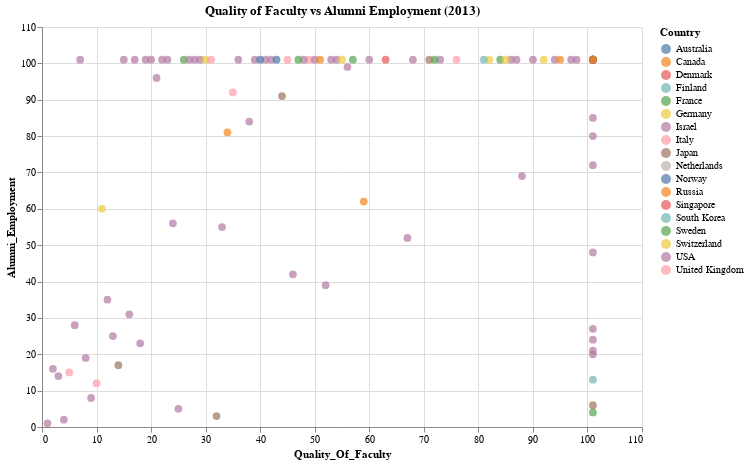

Notebook code cell kept with this figure:
### Markdown cell above
3.How can you use Altair to create a scatter plot
comparing the quality of faculty and alumni
employment for all universities in 2013?

### Code cell
import altair as alt

df_2013 = World_ranking_universities[World_ranking_universities['Year'] == 2013]

chart = alt.Chart(df_2013).mark_circle(size = 60).encode(
    x ='Quality_Of_Faculty',
    y ='Alumni_Employment' ,
    color='Country',          # optional: color by country
    tooltip=['Institution', 'Quality_Of_Faculty', 'Alumni_Employment', 'Country']
).properties(
    title='Quality of Faculty vs Alumni Employment (2013)',
    width=600,
    height=400
).interactive()

chart

### Figure 1 — Vega-Lite specification as saved in the notebook (floating-point values rounded to 4 significant figures)
{"config": {"view": {"continuousWidth": 300, "continuousHeight": 300}}, "data": {"name": "data-d91b79cb9b73e574a8ef2604bf9e1110"}, "mark": {"type": "circle", "size": 60}, "encoding": {"color": {"field": "Country", "type": "nominal"}, "tooltip": [{"field": "Institution", "type": "nominal"}, {"field": "Quality_Of_Faculty", "type": "quantitative"}, {"field": "Alumni_Employment", "type": "quantitative"}, {"field": "Country", "type": "nominal"}], "x": {"field": "Quality_Of_Faculty", "type": "quantitative"}, "y": {"field": "Alumni_Employment", "type": "quantitative"}}, "height": 400, "params": [{"name": "param_1", "select": {"type": "interval", "encodings": ["x", "y"]}, "bind": "scales"}], "title": "Quality of Faculty vs Alumni Employment (2013)", "width": 600, "$schema": "https://vega.github.io/schema/vega-lite/v5.20.1.json", "datasets": {"data-d91b79cb9b73e574a8ef2604bf9e1110": [{"World_Rank": 1, "Institution": "Harvard University", "Country": "USA", "National_Rank": 1, "Quality_Of_Education": 1, "Alumni_Employment": 1, "Quality_Of_Faculty": 1, "Publications": 1, "Influence": 1, "Citations": 1, "Broad_Impact": 496.7, "Patents": 7, "Score": 100.0, "Year": 2013}, {"World_Rank": 2, "Institution": "Stanford University", "Country": "USA", "National_Rank": 2, "Quality_Of_Education": 11, "Alumni_Employment": 2, "Quality_Of_Faculty": 4, "Publications": 6, "Influence": 2, "Citations": 2, "Broad_Impact": 496.7, "Patents": 11, "Score": 93.94, "Year": 2013}, {"World_Rank": 3, "Institution": "University of Oxford", "Country": "United Kingdom", "National_Rank": 1, "Quality_Of_Education": 7, "Alumni_Employment": 12, "Quality_Of_Faculty": 10, "Publications": 11, "Influence": 7, "Citations": 13, "Broad_Impact": 496.7, "Patents": 15, "Score": 92.54, "Year": 2013}, {"World_Rank": 4, "Institution": "Massachusetts Institute of Technology", "Country": "USA", "National_Rank": 3, "Quality_Of_Education": 2, "Alumni_Employment": 16, "Quality_Of_Faculty": 2, "Publications": 16, "Influence": 3, "Citations": 3, "Broad_Impact": 496.7, "Patents": 1, "Score": 91.45, "Year": 2013}, {"World_Rank": 5, "Institution": "University of Cambridge", "Country": "United Kingdom", "National_Rank": 2, "Quality_Of_Education": 3, "Alumni_Employment": 15, "Quality_Of_Faculty": 5, "Publications": 9, "Influence": 11, "Citations": 10, "Broad_Impact": 496.7, "Patents": 39, "Score": 90.24, "Year": 2013}, {"World_Rank": 6, "Institution": "Columbia University", "Country": "USA", "National_Rank": 4, "Quality_Of_Education": 13, "Alumni_Employment": 8, "Quality_Of_Faculty": 9, "Publications": 13, "Influence": 9, "Citations": 11, "Broad_Impact": 496.7, "Patents": 10, "Score": 88.21, "Year": 2013}, {"World_Rank": 7, "Institution": "University of California, Berkeley", "Country": "USA", "National_Rank": 5, "Quality_Of_Education": 6, "Alumni_Employment": 28, "Quality_Of_Faculty": 6, "Publications": 8, "Influence": 6, "Citations": 4, "Broad_Impact": 496.7, "Patents": 19, "Score": 85.07, "Year": 2013}, {"World_Rank": 8, "Institution": "Princeton University", "Country": "USA", "National_Rank": 6, "Quality_Of_Education": 4, "Alumni_Employment": 14, "Quality_Of_Faculty": 3, "Publications": 58, "Influence": 35, "Citations": 27, "Broad_Impact": 496.7, "Patents": 101, "Score": 82.17, "Year": 2013}, {"World_Rank": 9, "Institution": "University of Chicago", "Country": "USA", "National_Rank": 7, "Quality_Of_Education": 9, "Alumni_Employment": 19, "Quality_Of_Faculty": 8, "Publications": 37, "Influence": 21, "Citations": 30, "Broad_Impact": 496.7, "Patents": 101, "Score": 79.16, "Year": 2013}, {"World_Rank": 10, "Institution": "Yale University", "Country": "USA", "National_Rank": 8, "Quality_Of_Education": 10, "Alumni_Employment": 25, "Quality_Of_Faculty": 13, "Publications": 20, "Influence": 12, "Citations": 22, "Broad_Impact": 496.7, "Patents": 42, "Score": 78.83, "Year": 2013}, {"World_Rank": 11, "Institution": "California Institute of Technology", "Country": "USA", "National_Rank": 9, "Quality_Of_Education": 5, "Alumni_Employment": 101, "Quality_Of_Faculty": 7, "Publications": 38, "Influence": 24, "Citations": 25, "Broad_Impact": 496.7, "Patents": 17, "Score": 77.59, "Year": 2013}, {"World_Rank": 12, "Institution": "University of Pennsylvania", "Country": "USA", "National_Rank": 10, "Quality_Of_Education": 22, "Alumni_Employment": 5, "Quality_Of_Faculty": 25, "Publications": 10, "Influence": 10, "Citations": 9, "Broad_Impact": 496.7, "Patents": 14, "Score": 77.24, "Year": 2013}, {"World_Rank": 13, "Institution": "Cornell University", "Country": "USA", "National_Rank": 11, "Quality_Of_Education": 12, "Alumni_Employment": 23, "Quality_Of_Faculty": 18, "Publications": 21, "Influence": 19, "Citations": 15, "Broad_Impact": 496.7, "Patents": 7, "Score": 76.99, "Year": 2013}, {"World_Rank": 14, "Institution": "University of Tokyo", "Country": "Japan", "National_Rank": 1, "Quality_Of_Education": 17, "Alumni_Employment": 3, "Quality_Of_Faculty": 32, "Publications": 14, "Influence": 23, "Citations": 29, "Broad_Impact": 496.7, "Patents": 5, "Score": 76.23, "Year": 2013}, {"World_Rank": 15, "Institution": "Kyoto University", "Country": "Japan", "National_Rank": 2, "Quality_Of_Education": 32, "Alumni_Employment": 17, "Quality_Of_Faculty": 14, "Publications": 28, "Influence": 46, "Citations": 58, "Broad_Impact": 496.7, "Patents": 13, "Score": 69.46, "Year": 2013}, {"World_Rank": 16, "Institution": "University of California, Los Angeles", "Country": "USA", "National_Rank": 12, "Quality_Of_Education": 38, "Alumni_Employment": 35, "Quality_Of_Faculty": 12, "Publications": 5, "Influence": 15, "Citations": 6, "Broad_Impact": 496.7, "Patents": 12, "Score": 67.84, "Year": 2013}, {"World_Rank": 17, "Institution": "Johns Hopkins University", "Country": "USA", "National_Rank": 13, "Quality_Of_Education": 23, "Alumni_Employment": 96, "Quality_Of_Faculty": 21, "Publications": 4, "Influence": 5, "Citations": 7, "Broad_Impact": 496.7, "Patents": 2, "Score": 65.64, "Year": 2013}, {"World_Rank": 18, "Institution": "Swiss Federal Institute of Technology in Zurich", "Country": "Switzerland", "National_Rank": 1, "Quality_Of_Education": 16, "Alumni_Employment": 60, "Quality_Of_Faculty": 11, "Publications": 40, "Influence": 53, "Citations": 55, "Broad_Impact": 496.7, "Patents": 60, "Score": 64.99, "Year": 2013}, {"World_Rank": 19, "Institution": "New York University", "Country": "USA", "National_Rank": 14, "Quality_Of_Education": 37, "Alumni_Employment": 31, "Quality_Of_Faculty": 16, "Publications": 41, "Influence": 25, "Citations": 33, "Broad_Impact": 496.7, "Patents": 51, "Score": 63.99, "Year": 2013}, {"World_Rank": 20, "Institution": "University of California, San Diego", "Country": "USA", "National_Rank": 15, "Quality_Of_Education": 33, "Alumni_Employment": 101, "Quality_Of_Faculty": 19, "Publications": 15, "Influence": 14, "Citations": 14, "Broad_Impact": 496.7, "Patents": 22, "Score": 63.12, "Year": 2013}, {"World_Rank": 21, "Institution": "Hebrew University of Jerusalem", "Country": "Israel", "National_Rank": 1, "Quality_Of_Education": 15, "Alumni_Employment": 101, "Quality_Of_Faculty": 15, "Publications": 101, "Influence": 96, "Citations": 101, "Broad_Impact": 496.7, "Patents": 24, "Score": 59.98, "Year": 2013}, {"World_Rank": 22, "Institution": "University of California, San Francisco", "Country": "USA", "National_Rank": 16, "Quality_Of_Education": 101, "Alumni_Employment": 101, "Quality_Of_Faculty": 22, "Publications": 23, "Influence": 4, "Citations": 18, "Broad_Impact": 496.7, "Patents": 63, "Score": 59.38, "Year": 2013}, {"World_Rank": 23, "Institution": "University of Wisconsinâ€“Madison", "Country": "USA", "National_Rank": 17, "Quality_Of_Education": 31, "Alumni_Employment": 55, "Quality_Of_Faculty": 33, "Publications": 19, "Influence": 29, "Citations": 20, "Broad_Impact": 496.7, "Patents": 30, "Score": 58.94, "Year": 2013}, {"World_Rank": 24, "Institution": "University of Illinois at Urbanaâ€“Champaign", "Country": "USA", "National_Rank": 18, "Quality_Of_Education": 65, "Alumni_Employment": 101, "Quality_Of_Faculty": 20, "Publications": 33, "Influence": 66, "Citations": 34, "Broad_Impact": 496.7, "Patents": 67, "Score": 58.33, "Year": 2013}, {"World_Rank": 25, "Institution": "Duke University", "Country": "USA", "National_Rank": 19, "Quality_Of_Education": 89, "Alumni_Employment": 42, "Quality_Of_Faculty": 46, "Publications": 22, "Influence": 17, "Citations": 17, "Broad_Impact": 496.7, "Patents": 24, "Score": 57.72, "Year": 2013}, {"World_Rank": 26, "Institution": "University of Texas at Austin", "Country": "USA", "National_Rank": 20, "Quality_Of_Education": 101, "Alumni_Employment": 56, "Quality_Of_Faculty": 24, "Publications": 46, "Influence": 84, "Citations": 37, "Broad_Impact": 496.7, "Patents": 20, "Score": 57.71, "Year": 2013}, {"World_Rank": 27, "Institution": "Imperial College London", "Country": "United Kingdom", "National_Rank": 3, "Quality_Of_Education": 101, "Alumni_Employment": 92, "Quality_Of_Faculty": 35, "Publications": 17, "Influence": 22, "Citations": 19, "Broad_Impact": 496.7, "Patents": 48, "Score": 56.75, "Year": 2013}, {"World_Rank": 28, "Institution": "Northwestern University", "Country": "USA", "National_Rank": 21, "Quality_Of_Education": 101, "Alumni_Employment": 21, "Quality_Of_Faculty": 101, "Publications": 27, "Influence": 26, "Citations": 24, "Broad_Impact": 496.7, "Patents": 30, "Score": 56.12, "Year": 2013}, {"World_Rank": 29, "Institution": "University of Toronto", "Country": "Canada", "National_Rank": 1, "Quality_Of_Education": 91, "Alumni_Employment": 81, "Quality_Of_Faculty": 34, "Publications": 2, "Influence": 13, "Citations": 12, "Broad_Impact": 496.7, "Patents": 101, "Score": 56.11, "Year": 2013}, {"World_Rank": 30, "Institution": "University College London", "Country": "United Kingdom", "National_Rank": 4, "Quality_Of_Education": 24, "Alumni_Employment": 101, "Quality_Of_Faculty": 49, "Publications": 12, "Influence": 16, "Citations": 21, "Broad_Impact": 496.7, "Patents": 73, "Score": 56.0, "Year": 2013}, {"World_Rank": 31, "Institution": "University of Washington - Seattle", "Country": "USA", "National_Rank": 22, "Quality_Of_Education": 101, "Alumni_Employment": 101, "Quality_Of_Faculty": 41, "Publications": 7, "Influence": 8, "Citations": 5, "Broad_Impact": 496.7, "Patents": 51, "Score": 55.79, "Year": 2013}, {"World_Rank": 32, "Institution": "University of Michigan, Ann Arbor", "Country": "USA", "National_Rank": 23, "Quality_Of_Education": 35, "Alumni_Employment": 27, "Quality_Of_Faculty": 101, "Publications": 3, "Influence": 18, "Citations": 8, "Broad_Impact": 496.7, "Patents": 6, "Score": 55.77, "Year": 2013}, {"World_Rank": 33, "Institution": "Weizmann Institute of Science", "Country": "Israel", "National_Rank": 2, "Quality_Of_Education": 18, "Alumni_Employment": 101, "Quality_Of_Faculty": 23, "Publications": 101, "Influence": 85, "Citations": 101, "Broad_Impact": 496.7, "Patents": 48, "Score": 54.34, "Year": 2013}, {"World_Rank": 34, "Institution": "University of North Carolina at Chapel Hill", "Country": "USA", "National_Rank": 24, "Quality_Of_Education": 101, "Alumni_Employment": 101, "Quality_Of_Faculty": 60, "Publications": 30, "Influence": 27, "Citations": 26, "Broad_Impact": 496.7, "Patents": 42, "Score": 52.87, "Year": 2013}, {"World_Rank": 35, "Institution": "Osaka University", "Country": "Japan", "National_Rank": 3, "Quality_Of_Education": 77, "Alumni_Employment": 91, "Quality_Of_Faculty": 44, "Publications": 55, "Influence": 56, "Citations": 72, "Broad_Impact": 496.7, "Patents": 17, "Score": 52.79, "Year": 2013}, {"World_Rank": 36, "Institution": "University of Paris-Sud", "Country": "France", "National_Rank": 1, "Quality_Of_Education": 26, "Alumni_Employment": 101, "Quality_Of_Faculty": 26, "Publications": 73, "Influence": 101, "Citations": 101, "Broad_Impact": 496.7, "Patents": 101, "Score": 51.72, "Year": 2013}, {"World_Rank": 37, "Institution": "University of California, Santa Barbara", "Country": "USA", "National_Rank": 25, "Quality_Of_Education": 101, "Alumni_Employment": 101, "Quality_Of_Faculty": 28, "Publications": 89, "Influence": 91, "Citations": 38, "Broad_Impact": 496.7, "Patents": 101, "Score": 51.67, "Year": 2013}, {"World_Rank": 38, "Institution": "Purdue University, West Lafayette", "Country": "USA", "National_Rank": 26, "Quality_Of_Education": 95, "Alumni_Employment": 39, "Quality_Of_Faculty": 52, "Publications": 71, "Influence": 101, "Citations": 65, "Broad_Impact": 496.7, "Patents": 36, "Score": 51.59, "Year": 2013}, {"World_Rank": 39, "Institution": "University of Southern California", "Country": "USA", "National_Rank": 27, "Quality_Of_Education": 101, "Alumni_Employment": 99, "Quality_Of_Faculty": 56, "Publications": 56, "Influence": 52, "Citations": 36, "Broad_Impact": 496.7, "Patents": 40, "Score": 51.56, "Year": 2013}, {"World_Rank": 40, "Institution": "Seoul National University", "Country": "South Korea", "National_Rank": 1, "Quality_Of_Education": 101, "Alumni_Employment": 13, "Quality_Of_Faculty": 101, "Publications": 48, "Influence": 101, "Citations": 76, "Broad_Impact": 496.7, "Patents": 4, "Score": 51.31, "Year": 2013}, {"World_Rank": 41, "Institution": "University of Colorado Boulder", "Country": "USA", "National_Rank": 28, "Quality_Of_Education": 82, "Alumni_Employment": 84, "Quality_Of_Faculty": 38, "Publications": 75, "Influence": 68, "Citations": 54, "Broad_Impact": 496.7, "Patents": 101, "Score": 51.16, "Year": 2013}, {"World_Rank": 42, "Institution": "University of Utah", "Country": "USA", "National_Rank": 29, "Quality_Of_Education": 101, "Alumni_Employment": 101, "Quality_Of_Faculty": 42, "Publications": 93, "Influence": 61, "Citations": 85, "Broad_Impact": 496.7, "Patents": 27, "Score": 51.14, "Year": 2013}, {"World_Rank": 43, "Institution": "Rutgers University-New Brunswick", "Country": "USA", "National_Rank": 30, "Quality_Of_Education": 101, "Alumni_Employment": 101, "Quality_Of_Faculty": 48, "Publications": 43, "Influence": 58, "Citations": 45, "Broad_Impact": 496.7, "Patents": 96, "Score": 51.09, "Year": 2013}, {"World_Rank": 44, "Institution": "University of Minnesota, Twin Cities", "Country": "USA", "National_Rank": 31, "Quality_Of_Education": 101, "Alumni_Employment": 101, "Quality_Of_Faculty": 87, "Publications": 18, "Influence": 31, "Citations": 16, "Broad_Impact": 496.7, "Patents": 67, "Score": 50.98, "Year": 2013}, {"World_Rank": 45, "Institution": "University of Edinburgh", "Country": "United Kingdom", "National_Rank": 5, "Quality_Of_Education": 47, "Alumni_Employment": 101, "Quality_Of_Faculty": 45, "Publications": 52, "Influence": 36, "Citations": 63, "Broad_Impact": 496.7, "Patents": 101, "Score": 50.98, "Year": 2013}, {"World_Rank": 46, "Institution": "University of Texas Southwestern Medical Center", "Country": "USA", "National_Rank": 32, "Quality_Of_Education": 46, "Alumni_Employment": 101, "Quality_Of_Faculty": 29, "Publications": 101, "Influence": 28, "Citations": 82, "Broad_Impact": 496.7, "Patents": 101, "Score": 50.79, "Year": 2013}, {"World_Rank": 47, "Institution": "McGill University", "Country": "Canada", "National_Rank": 2, "Quality_Of_Education": 54, "Alumni_Employment": 62, "Quality_Of_Faculty": 59, "Publications": 34, "Influence": 42, "Citations": 48, "Broad_Impact": 496.7, "Patents": 101, "Score": 50.77, "Year": 2013}, {"World_Rank": 48, "Institution": "Pierre-and-Marie-Curie University", "Country": "France", "National_Rank": 2, "Quality_Of_Education": 19, "Alumni_Employment": 101, "Quality_Of_Faculty": 84, "Publications": 31, "Influence": 50, "Citations": 78, "Broad_Impact": 496.7, "Patents": 81, "Score": 50.58, "Year": 2013}, {"World_Rank": 49, "Institution": "Rockefeller University", "Country": "USA", "National_Rank": 33, "Quality_Of_Education": 55, "Alumni_Employment": 101, "Quality_Of_Faculty": 17, "Publications": 101, "Influence": 34, "Citations": 101, "Broad_Impact": 496.7, "Patents": 101, "Score": 50.43, "Year": 2013}, {"World_Rank": 50, "Institution": "Pennsylvania State University, University Park", "Country": "USA", "National_Rank": 34, "Quality_Of_Education": 101, "Alumni_Employment": 72, "Quality_Of_Faculty": 101, "Publications": 29, "Influence": 54, "Citations": 23, "Broad_Impact": 496.7, "Patents": 67, "Score": 49.84, "Year": 2013}, {"World_Rank": 51, "Institution": "Carnegie Mellon University", "Country": "USA", "National_Rank": 35, "Quality_Of_Education": 30, "Alumni_Employment": 101, "Quality_Of_Faculty": 27, "Publications": 101, "Influence": 101, "Citations": 74, "Broad_Impact": 496.7, "Patents": 101, "Score": 49.56, "Year": 2013}, {"World_Rank": 52, "Institution": "Ohio State University, Columbus", "Country": "USA", "National_Rank": 36, "Quality_Of_Education": 101, "Alumni_Employment": 101, "Quality_Of_Faculty": 86, "Publications": 32, "Influence": 55, "Citations": 35, "Broad_Impact": 496.7, "Patents": 60, "Score": 49.41, "Year": 2013}, {"World_Rank": 53, "Institution": "University of California, Davis", "Country": "USA", "National_Rank": 37, "Quality_Of_Education": 60, "Alumni_Employment": 101, "Quality_Of_Faculty": 94, "Publications": 26, "Influence": 47, "Citations": 31, "Broad_Impact": 496.7, "Patents": 90, "Score": 49.16, "Year": 2013}, {"World_Rank": 54, "Institution": "Boston University", "Country": "USA", "National_Rank": 38, "Quality_Of_Education": 101, "Alumni_Employment": 69, "Quality_Of_Faculty": 88, "Publications": 54, "Influence": 37, "Citations": 41, "Broad_Impact": 496.7, "Patents": 100, "Score": 48.96, "Year": 2013}, {"World_Rank": 55, "Institution": "University of Florida", "Country": "USA", "National_Rank": 39, "Quality_Of_Education": 101, "Alumni_Employment": 101, "Quality_Of_Faculty": 98, "Publications": 35, "Influence": 92, "Citations": 42, "Broad_Impact": 496.7, "Patents": 9, "Score": 48.93, "Year": 2013}, {"World_Rank": 56, "Institution": "University of Geneva", "Country": "Switzerland", "National_Rank": 2, "Quality_Of_Education": 52, "Alumni_Employment": 101, "Quality_Of_Faculty": 30, "Publications": 101, "Influence": 78, "Citations": 101, "Broad_Impact": 496.7, "Patents": 101, "Score": 48.83, "Year": 2013}, {"World_Rank": 57, "Institution": "Tel Aviv University", "Country": "Israel", "National_Rank": 3, "Quality_Of_Education": 84, "Alumni_Employment": 101, "Quality_Of_Faculty": 54, "Publications": 83, "Influence": 101, "Citations": 101, "Broad_Impact": 496.7, "Patents": 32, "Score": 48.72, "Year": 2013}, {"World_Rank": 58, "Institution": "University of British Columbia", "Country": "Canada", "National_Rank": 3, "Quality_Of_Education": 101, "Alumni_Employment": 101, "Quality_Of_Faculty": 95, "Publications": 25, "Influence": 39, "Citations": 39, "Broad_Impact": 496.7, "Patents": 100, "Score": 48.51, "Year": 2013}, {"World_Rank": 59, "Institution": "University of Maryland, College Park", "Country": "USA", "National_Rank": 40, "Quality_Of_Education": 79, "Alumni_Employment": 101, "Quality_Of_Faculty": 53, "Publications": 49, "Influence": 77, "Citations": 40, "Broad_Impact": 496.7, "Patents": 101, "Score": 48.39, "Year": 2013}, {"World_Rank": 60, "Institution": "Karolinska Institute", "Country": "Sweden", "National_Rank": 1, "Quality_Of_Education": 101, "Alumni_Employment": 101, "Quality_Of_Faculty": 47, "Publications": 64, "Influence": 38, "Citations": 62, "Broad_Impact": 496.7, "Patents": 101, "Score": 47.98, "Year": 2013}, {"World_Rank": 61, "Institution": "Vanderbilt University", "Country": "USA", "National_Rank": 41, "Quality_Of_Education": 101, "Alumni_Employment": 101, "Quality_Of_Faculty": 101, "Publications": 53, "Influence": 40, "Citations": 60, "Broad_Impact": 496.7, "Patents": 40, "Score": 47.8, "Year": 2013}, {"World_Rank": 62, "Institution": "Sapienza University of Rome", "Country": "Italy", "National_Rank": 1, "Quality_Of_Education": 101, "Alumni_Employment": 101, "Quality_Of_Faculty": 31, "Publications": 76, "Influence": 101, "Citations": 101, "Broad_Impact": 496.7, "Patents": 101, "Score": 47.75, "Year": 2013}, {"World_Rank": 63, "Institution": "Washington University in St. Louis", "Country": "USA", "National_Rank": 42, "Quality_Of_Education": 101, "Alumni_Employment": 101, "Quality_Of_Faculty": 101, "Publications": 36, "Influence": 20, "Citations": 32, "Broad_Impact": 496.7, "Patents": 101, "Score": 47.72, "Year": 2013}, {"World_Rank": 64, "Institution": "Ã‰cole normale supÃ©rieure - Paris", "Country": "France", "National_Rank": 3, "Quality_Of_Education": 8, "Alumni_Employment": 101, "Quality_Of_Faculty": 57, "Publications": 101, "Influence": 101, "Citations": 101, "Broad_Impact": 496.7, "Patents": 101, "Score": 47.7, "Year": 2013}, {"World_Rank": 65, "Institution": "University of California, Irvine", "Country": "USA", "National_Rank": 43, "Quality_Of_Education": 101, "Alumni_Employment": 101, "Quality_Of_Faculty": 39, "Publications": 69, "Influence": 67, "Citations": 61, "Broad_Impact": 496.7, "Patents": 101, "Score": 47.52, "Year": 2013}, {"World_Rank": 66, "Institution": "Technion â€“ Israel Institute of Technology", "Country": "Israel", "National_Rank": 4, "Quality_Of_Education": 50, "Alumni_Employment": 101, "Quality_Of_Faculty": 36, "Publications": 101, "Influence": 101, "Citations": 101, "Broad_Impact": 496.7, "Patents": 73, "Score": 47.45, "Year": 2013}, {"World_Rank": 67, "Institution": "Ludwig Maximilian University of Munich", "Country": "Germany", "National_Rank": 1, "Quality_Of_Education": 62, "Alumni_Employment": 101, "Quality_Of_Faculty": 92, "Publications": 67, "Influence": 49, "Citations": 67, "Broad_Impact": 496.7, "Patents": 101, "Score": 47.25, "Year": 2013}, {"World_Rank": 68, "Institution": "University of Copenhagen", "Country": "Denmark", "National_Rank": 1, "Quality_Of_Education": 101, "Alumni_Employment": 101, "Quality_Of_Faculty": 63, "Publications": 42, "Influence": 43, "Citations": 51, "Broad_Impact": 496.7, "Patents": 101, "Score": 47.12, "Year": 2013}, {"World_Rank": 69, "Institution": "University of Pittsburgh - Pittsburgh Campus", "Country": "USA", "National_Rank": 44, "Quality_Of_Education": 80, "Alumni_Employment": 101, "Quality_Of_Faculty": 101, "Publications": 24, "Influence": 33, "Citations": 28, "Broad_Impact": 496.7, "Patents": 44, "Score": 47.08, "Year": 2013}, {"World_Rank": 70, "Institution": "Keio University", "Country": "Japan", "National_Rank": 4, "Quality_Of_Education": 101, "Alumni_Employment": 6, "Quality_Of_Faculty": 101, "Publications": 101, "Influence": 101, "Citations": 101, "Broad_Impact": 496.7, "Patents": 73, "Score": 47.05, "Year": 2013}, {"World_Rank": 71, "Institution": "University of Virginia", "Country": "USA", "National_Rank": 45, "Quality_Of_Education": 101, "Alumni_Employment": 24, "Quality_Of_Faculty": 101, "Publications": 88, "Influence": 73, "Citations": 68, "Broad_Impact": 496.7, "Patents": 63, "Score": 46.92, "Year": 2013}, {"World_Rank": 72, "Institution": "University of Manchester", "Country": "United Kingdom", "National_Rank": 6, "Quality_Of_Education": 101, "Alumni_Employment": 101, "Quality_Of_Faculty": 76, "Publications": 47, "Influence": 63, "Citations": 57, "Broad_Impact": 496.7, "Patents": 101, "Score": 46.85, "Year": 2013}, {"World_Rank": 73, "Institution": "Arizona State University", "Country": "USA", "National_Rank": 46, "Quality_Of_Education": 101, "Alumni_Employment": 101, "Quality_Of_Faculty": 73, "Publications": 101, "Influence": 101, "Citations": 89, "Broad_Impact": 496.7, "Patents": 20, "Score": 46.72, "Year": 2013}, {"World_Rank": 74, "Institution": "University of Zurich", "Country": "Switzerland", "National_Rank": 3, "Quality_Of_Education": 101, "Alumni_Employment": 101, "Quality_Of_Faculty": 82, "Publications": 59, "Influence": 48, "Citations": 52, "Broad_Impact": 496.7, "Patents": 101, "Score": 46.54, "Year": 2013}, {"World_Rank": 75, "Institution": "King's College London", "Country": "United Kingdom", "National_Rank": 7, "Quality_Of_Education": 41, "Alumni_Employment": 101, "Quality_Of_Faculty": 101, "Publications": 45, "Influence": 45, "Citations": 44, "Broad_Impact": 496.7, "Patents": 101, "Score": 46.53, "Year": 2013}, {"World_Rank": 76, "Institution": "University of Rochester", "Country": "USA", "National_Rank": 47, "Quality_Of_Education": 63, "Alumni_Employment": 80, "Quality_Of_Faculty": 101, "Publications": 101, "Influence": 86, "Citations": 66, "Broad_Impact": 496.7, "Patents": 51, "Score": 46.44, "Year": 2013}, {"World_Rank": 77, "Institution": "Brown University", "Country": "USA", "National_Rank": 48, "Quality_Of_Education": 59, "Alumni_Employment": 52, "Quality_Of_Faculty": 67, "Publications": 101, "Influence": 89, "Citations": 96, "Broad_Impact": 496.7, "Patents": 101, "Score": 46.43, "Year": 2013}, {"World_Rank": 78, "Institution": "University of Arizona", "Country": "USA", "National_Rank": 49, "Quality_Of_Education": 101, "Alumni_Employment": 101, "Quality_Of_Faculty": 90, "Publications": 60, "Influence": 57, "Citations": 49, "Broad_Impact": 496.7, "Patents": 101, "Score": 46.39, "Year": 2013}, {"World_Rank": 79, "Institution": "Ruprecht Karl University of Heidelberg", "Country": "Germany", "National_Rank": 2, "Quality_Of_Education": 73, "Alumni_Employment": 101, "Quality_Of_Faculty": 55, "Publications": 82, "Influence": 59, "Citations": 100, "Broad_Impact": 496.7, "Patents": 101, "Score": 46.24, "Year": 2013}, {"World_Rank": 80, "Institution": "Texas A&M University, College Station", "Country": "USA", "National_Rank": 50, "Quality_Of_Education": 101, "Alumni_Employment": 101, "Quality_Of_Faculty": 50, "Publications": 72, "Influence": 101, "Citations": 88, "Broad_Impact": 496.7, "Patents": 101, "Score": 46.17, "Year": 2013}, {"World_Rank": 81, "Institution": "University of Oslo", "Country": "Norway", "National_Rank": 1, "Quality_Of_Education": 101, "Alumni_Employment": 101, "Quality_Of_Faculty": 40, "Publications": 101, "Influence": 101, "Citations": 101, "Broad_Impact": 496.7, "Patents": 101, "Score": 46.1, "Year": 2013}, {"World_Rank": 82, "Institution": "Dartmouth College", "Country": "USA", "National_Rank": 51, "Quality_Of_Education": 45, "Alumni_Employment": 20, "Quality_Of_Faculty": 101, "Publications": 101, "Influence": 101, "Citations": 101, "Broad_Impact": 496.7, "Patents": 78, "Score": 46.04, "Year": 2013}, {"World_Rank": 83, "Institution": "Swiss Federal Institute of Technology in Lausanne", "Country": "Switzerland", "National_Rank": 4, "Quality_Of_Education": 101, "Alumni_Employment": 101, "Quality_Of_Faculty": 85, "Publications": 101, "Influence": 101, "Citations": 83, "Broad_Impact": 496.7, "Patents": 54, "Score": 45.73, "Year": 2013}, {"World_Rank": 84, "Institution": "Utrecht University", "Country": "Netherlands", "National_Rank": 1, "Quality_Of_Education": 101, "Alumni_Employment": 101, "Quality_Of_Faculty": 101, "Publications": 39, "Influence": 44, "Citations": 47, "Broad_Impact": 496.7, "Patents": 101, "Score": 45.73, "Year": 2013}, {"World_Rank": 85, "Institution": "Indiana University - Bloomington", "Country": "USA", "National_Rank": 52, "Quality_Of_Education": 101, "Alumni_Employment": 48, "Quality_Of_Faculty": 101, "Publications": 50, "Influence": 72, "Citations": 59, "Broad_Impact": 496.7, "Patents": 101, "Score": 45.71, "Year": 2013}, {"World_Rank": 86, "Institution": "Ã‰cole Polytechnique", "Country": "France", "National_Rank": 4, "Quality_Of_Education": 101, "Alumni_Employment": 4, "Quality_Of_Faculty": 101, "Publications": 101, "Influence": 101, "Citations": 101, "Broad_Impact": 496.7, "Patents": 101, "Score": 45.38, "Year": 2013}, {"World_Rank": 87, "Institution": "National University of Singapore", "Country": "Singapore", "National_Rank": 1, "Quality_Of_Education": 101, "Alumni_Employment": 101, "Quality_Of_Faculty": 101, "Publications": 44, "Influence": 101, "Citations": 50, "Broad_Impact": 496.7, "Patents": 27, "Score": 45.2, "Year": 2013}, {"World_Rank": 88, "Institution": "University of Texas MD Anderson Cancer Center", "Country": "USA", "National_Rank": 53, "Quality_Of_Education": 101, "Alumni_Employment": 101, "Quality_Of_Faculty": 101, "Publications": 90, "Influence": 32, "Citations": 56, "Broad_Impact": 496.7, "Patents": 101, "Score": 45.12, "Year": 2013}, {"World_Rank": 89, "Institution": "Stony Brook University", "Country": "USA", "National_Rank": 54, "Quality_Of_Education": 101, "Alumni_Employment": 101, "Quality_Of_Faculty": 68, "Publications": 101, "Influence": 101, "Citations": 98, "Broad_Impact": 496.7, "Patents": 90, "Score": 45.01, "Year": 2013}, {"World_Rank": 90, "Institution": "Lomonosov Moscow State University", "Country": "Russia", "National_Rank": 1, "Quality_Of_Education": 14, "Alumni_Employment": 101, "Quality_Of_Faculty": 51, "Publications": 101, "Influence": 101, "Citations": 101, "Broad_Impact": 496.7, "Patents": 101, "Score": 44.93, "Year": 2013}, {"World_Rank": 91, "Institution": "Nagoya University", "Country": "Japan", "National_Rank": 5, "Quality_Of_Education": 72, "Alumni_Employment": 101, "Quality_Of_Faculty": 71, "Publications": 101, "Influence": 101, "Citations": 101, "Broad_Impact": 496.7, "Patents": 58, "Score": 44.78, "Year": 2013}, {"World_Rank": 92, "Institution": "University of Sydney", "Country": "Australia", "National_Rank": 1, "Quality_Of_Education": 101, "Alumni_Employment": 101, "Quality_Of_Faculty": 101, "Publications": 61, "Influence": 101, "Citations": 101, "Broad_Impact": 496.7, "Patents": 48, "Score": 44.77, "Year": 2013}, {"World_Rank": 93, "Institution": "Emory University", "Country": "USA", "National_Rank": 55, "Quality_Of_Education": 101, "Alumni_Employment": 101, "Quality_Of_Faculty": 101, "Publications": 66, "Influence": 41, "Citations": 53, "Broad_Impact": 496.7, "Patents": 81, "Score": 44.53, "Year": 2013}, {"World_Rank": 94, "Institution": "Rice University", "Country": "USA", "National_Rank": 56, "Quality_Of_Education": 51, "Alumni_Employment": 101, "Quality_Of_Faculty": 97, "Publications": 101, "Influence": 101, "Citations": 64, "Broad_Impact": 496.7, "Patents": 81, "Score": 44.53, "Year": 2013}, {"World_Rank": 95, "Institution": "Tohoku University", "Country": "Japan", "National_Rank": 6, "Quality_Of_Education": 43, "Alumni_Employment": 101, "Quality_Of_Faculty": 101, "Publications": 65, "Influence": 101, "Citations": 91, "Broad_Impact": 496.7, "Patents": 26, "Score": 44.52, "Year": 2013}, {"World_Rank": 96, "Institution": "Australian National University", "Country": "Australia", "National_Rank": 2, "Quality_Of_Education": 101, "Alumni_Employment": 101, "Quality_Of_Faculty": 43, "Publications": 101, "Influence": 101, "Citations": 101, "Broad_Impact": 496.7, "Patents": 101, "Score": 44.5, "Year": 2013}, {"World_Rank": 97, "Institution": "University of Alberta", "Country": "Canada", "National_Rank": 4, "Quality_Of_Education": 101, "Alumni_Employment": 101, "Quality_Of_Faculty": 101, "Publications": 68, "Influence": 101, "Citations": 92, "Broad_Impact": 496.7, "Patents": 81, "Score": 44.5, "Year": 2013}, {"World_Rank": 98, "Institution": "University of Helsinki", "Country": "Finland", "National_Rank": 1, "Quality_Of_Education": 69, "Alumni_Employment": 101, "Quality_Of_Faculty": 81, "Publications": 74, "Influence": 79, "Citations": 71, "Broad_Impact": 496.7, "Patents": 101, "Score": 44.39, "Year": 2013}, {"World_Rank": 99, "Institution": "Paris Diderot University - Paris 7", "Country": "France", "National_Rank": 5, "Quality_Of_Education": 28, "Alumni_Employment": 101, "Quality_Of_Faculty": 72, "Publications": 101, "Influence": 87, "Citations": 101, "Broad_Impact": 496.7, "Patents": 101, "Score": 44.36, "Year": 2013}, {"World_Rank": 100, "Institution": "Georgia Institute of Technology", "Country": "USA", "National_Rank": 57, "Quality_Of_Education": 101, "Alumni_Employment": 85, "Quality_Of_Faculty": 101, "Publications": 97, "Influence": 101, "Citations": 43, "Broad_Impact": 496.7, "Patents": 32, "Score": 44.26, "Year": 2013}]}}
